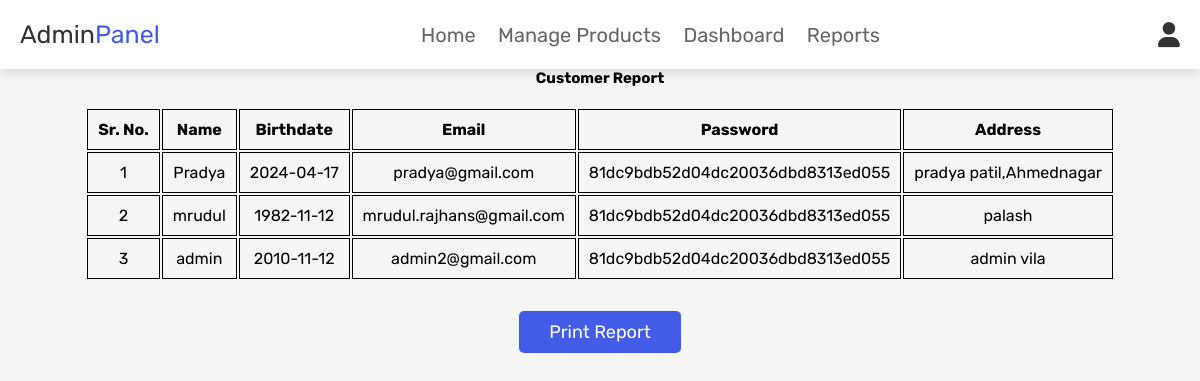
Page /customer_report.php on the committed database.
### tables this page shows
CREATE TABLE `users` (
  `id` int(100) NOT NULL,
  `name` varchar(100) NOT NULL,
  `email` varchar(100) NOT NULL,
  `age` int(11) NOT NULL,
  `password` varchar(100) NOT NULL,
  `user_type` varchar(20) NOT NULL DEFAULT 'user',
  `bdate` date DEFAULT NULL,
  `address` varchar(255) DEFAULT NULL,
  `mobile` varchar(20) DEFAULT NULL
);

### customer_report.php (the view, shortened to what this page needs)
<?php
@include 'database.php';
$sql = "SELECT * FROM users ORDER BY id DESC";
 $query= $conn->query($sql)
?>
<html>
<head>
   <link rel="stylesheet" href="https://cdnjs.cloudflare.com/ajax/libs/font-awesome/6.0.0/css/all.min.css">
   <link rel="stylesheet" href="css/admin_style.css">
</head>
<body>
<?php @include 'admin_header.php'; ?>
	<h2 style="text-align:center ;">Customer Report</h2>
	<div class="container">
		<div id="rpt">
			<table border="1">
				<tr>
					<td><strong>Sr. No.</strong></td>
					<td><strong>Name</strong></td>
                    <td><strong>Birthdate</strong></td>
					<td><strong>Email</strong></td>
                    <td><strong>Password</strong></td>
                    <td><strong>Address</strong></td>
				</tr>
				<?php
				$i=0;
				while ($res = $query->fetch_assoc()) {
					echo "<tr>";
					echo" <td >".++$i."</td>";
					echo "<td>".$res['name']."</td>";
					echo "<td>".$res['bdate']."</td>";
					echo "<td>".$res['email']."</td>";
                    echo "<td>".$res['password']."</td>";
                    echo "<td>".$res['address']."</td>";
					echo "</tr>";
				}
				?>
			</table>
		</div>
	</div>
<div class="container">
<button type="button" class="btn btn-dark"  onclick="myFunction()">Print Report</button>
</div>
</body>
</html>

### css/admin_style.css (style rules this page uses)
:root { --blue:#435ce8; --red:#c0392b; --orange:#f39c12; --black:#333; --white:#fff; --light-color:#666; --light-white:#ccc; --light-bg:#f5f5f5; --border:.2rem solid var(--black); --box-shadow:0 .5rem 1rem rgba(0,0,0,.1); }
* { font-family: 'Rubik', sans-serif; margin:0; padding:0; box-sizing: border-box; outline: none; border:none; text-decoration: none; transition:all .2s linear; }
html { font-size: 62.5%; overflow-x: hidden; scroll-behavior: smooth; scroll-padding-top: 6.5rem; }
body { background: var(--light-bg); }
.btn, .delete-btn, .option-btn { display: inline-block; border-radius: .5rem; margin-top: 1rem; font-size: 1.8rem; color:var(--white); cursor: pointer; padding:1rem 3rem; text-transform: capitalize; }
.btn { background-color: var(--blue); }

### customer_report.php (style rules this page uses)
.container { display: flex; justify-content: center; margin-top: 20px; }
table { width: 100%; }
table tr th, table tr td { padding: 10px; text-align: center; border-collapse: collapse; border: 1px solid black; }

### rows in the picture
users: name "Pradya", bdate "2024-04-17", email "pradya@gmail.com", password "81dc9bdb52d04dc20036dbd8313ed055", address "pradya patil,Ahmednagar"
users: name "mrudul", bdate "1982-11-12", email "mrudul.rajhans@gmail.com", password "81dc9bdb52d04dc20036dbd8313ed055", address "palash"
users: name "admin", bdate "2010-11-12", email "admin2@gmail.com", password "81dc9bdb52d04dc20036dbd8313ed055", address "admin vila"
